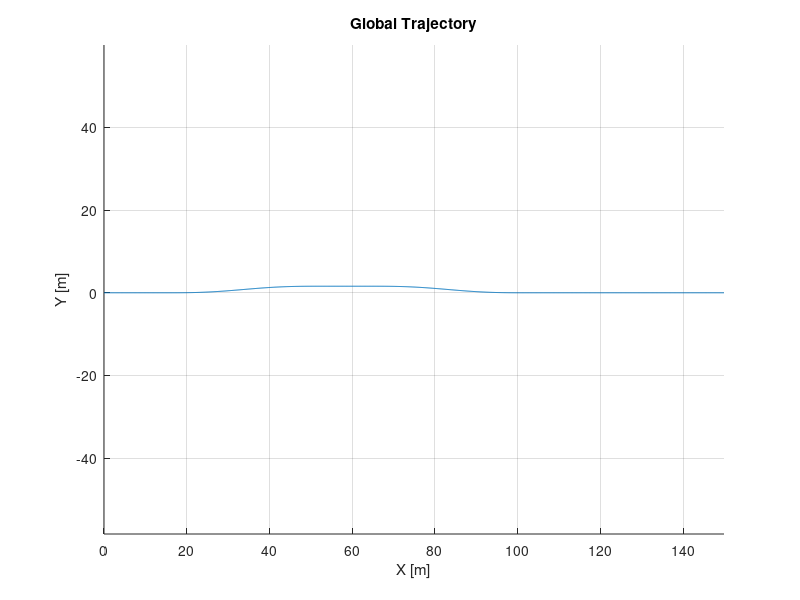
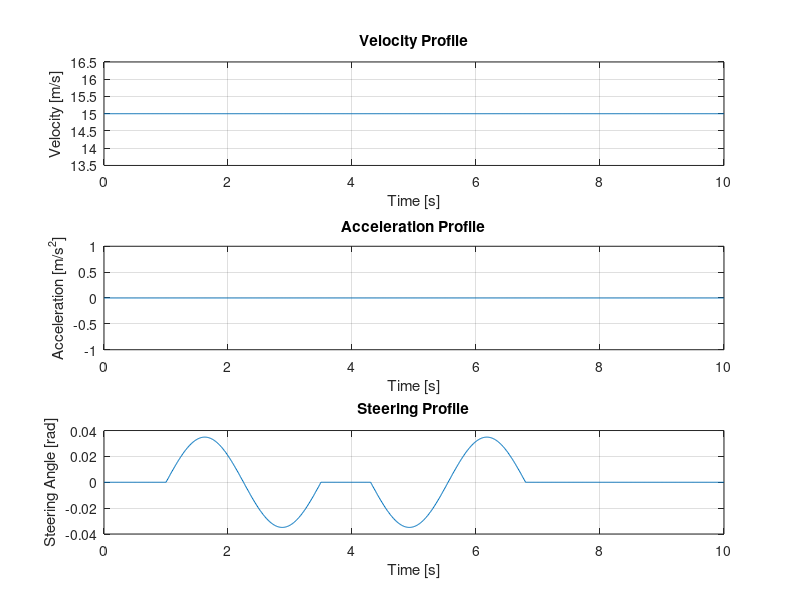

Write the MATLAB code that produced these figures, in order.
%% Initial Setting

clc; clear; close all;

t_end = 10; % 전체 시뮬 시간
dt = 0.01; % time step
t_road = 0:dt:t_end; % time vector

%% Double Lane Change : Steering Angle Generate

degree = 2.0;
delta_dot = deg2rad(degree);
delta = zeros(size(t_road));

steering_time = 1.0; % 스티어링 시작하는 시점.


% Steering Scenario -> 조향각 delta에 저장.
% 0 ~ 1초 : 직진
% 1 ~ 3.5초 : Sine파 조향입력(최대 delta_dot)
% 3.5초 ~ 4.3초 : 직진
% 4.3초 ~ 6.8초 : 반대 방향 Sine파 조향 입력

for i = 1:length(t_road)
    if t_road(i) <= steering_time
        delta(i) = 0;
    elseif t_road(i) <= steering_time + 2.5
        delta(i) = delta_dot * sin(pi/2 * (t_road(i) - (steering_time)) / (0.25 * 2.5));
    elseif t_road(i) <= steering_time + 3.3
        delta(i) = 0;
    elseif t_road(i) <= steering_time + 5.8
        delta(i) = -delta_dot * sin(pi/2 * (t_road(i) - (steering_time)+1.7) / (0.25 * 2.5));
    end
end

%% Vehicle Model : 2DoF Linear Bicycle Model

v = zeros(size(t_road)); % 속도 저장
acc = zeros(size(t_road)); % 가속도 저장

% Vehicle Spec
Lf = 1.4;
Lr = 1.6;
L = Lf + Lr; % Wheel Base

m = 2000; % Vehicle Mass
Cf = 13500; % Cornering Stiffness
Cr = 15100; 
Jz = 4000; % Inertia Moment

V = 15; % Vehicle Velocity
save('V.mat', 'V') % Velocity 데이터 파일 추출

for i = 1 : length(t_road)
    v(i) = V;
end

%% Reference Generator
% Side Slip Angle
x1_ref=(Lr-(Lf*m*V.^2)/(2*Cr*(Lf+Lr)))/((Lf+Lr)+(m*V.^2*(Lr*Cr-Lf*Cf))/(2*Cf*Cr*(Lf+Lr)))*delta;

% Yaw Rate
x2_ref=V/(Lf+Lr+(m*V.^2*(Lr*Cr-Lf*Cf))/(2*Cf*Cr*L))*delta;

%% RWS State-Space Model

a11 = -2*(Cf+Cr)/(m*V);
a12 = -1-2*(Cf*Lf-Cr*Lr)/(m*V^2);
a21 = -2*((Cf*Lf-Cr*Lr)/Jz);
a22 = -2*(Cf*(Lf^2)+Cr*(Lr^2))/(Jz*V);

A = [a11 a12 ;a21 a22];
B = [(2*Cf)/(m*V) (2*Cr)/(m*V); (2*Cf*Lf)/Jz -(2*Cr*Lr)/Jz]; %delta_f, delta_r

C = [1 0; 0 1];
D = [0];

sys_continuous = ss(A, B, C, D); % 상태공간 모델(Continuous Time domain) 생성


% Discretization : ZoH
Ts = 0.01;

sys_discrete = c2d(sys_continuous, Ts, 'zoh');

An = sys_discrete.A;
Bn = sys_discrete.B;


%% LQR Controller Setting(Option! Trajectory Generate에서는 안쓰임!)

Q = [1e-4 0 ; 0 1e-2];
R = [0.01];
[K, S, P] = dlqr(An, Bn(:,2), Q, R); 

%% Global Trajectory Generate(Reference Traj)
% Initial Setting
x_road = zeros(size(t_road));
y_road = zeros(size(t_road));

theta = zeros(size(t_road));

x_road(1) = 0;
y_road(1) = 0;
theta(1) = 0;

% Trajectory Generate
for i = 2 : length(t_road)
    % Numerial Integration 이용
    theta(i) = theta(i-1) + x2_ref(i-1) * dt;
    
    x_road(i) = x_road(i-1) + v(i-1) * cos(theta(i)) * dt;
    y_road(i) = y_road(i-1) + v(i-1) * sin(theta(i)) * dt;
end

%% Plotting

% Plot Global Trajectory
figure
hold on

plot(x_road, y_road)

xlabel('X [m]')
ylabel('Y [m]')
axis equal;

title('Global Trajectory')
hold off

grid on

% Plot Velocity, Acceleration, Steering
figure

subplot(3,1,1)
plot(t_road, v);
title('Velocity Profile');
xlabel('Time [s]');
ylabel('Velocity [m/s]');
grid on;

subplot(3,1,2)
plot(t_road, acc);
title('Acceleration Profile');
xlabel('Time [s]');
ylabel('Acceleration [m/s^2]');
grid on;

subplot(3,1,3)
plot(t_road, delta);
title('Steering Profile');
xlabel('Time [s]');
ylabel('Steering Angle [rad]');
grid on;


%% File Export

file_output = fopen('road_data.txt', 'w');

for i=1:1:length(t_road)
    fprintf(file_output,'%f %f %f %f %f %f \n',t_road(i),x_road(i),y_road(i),x1_ref(i),x2_ref(i),delta(i));
end
fclose(file_output);

file_output = fopen('ref_data.txt', 'w');
for i=1:1:length(t_road)
    fprintf(file_output,'%f, %f, \n',x1_ref(i),x2_ref(i));
end
fclose(file_output);
